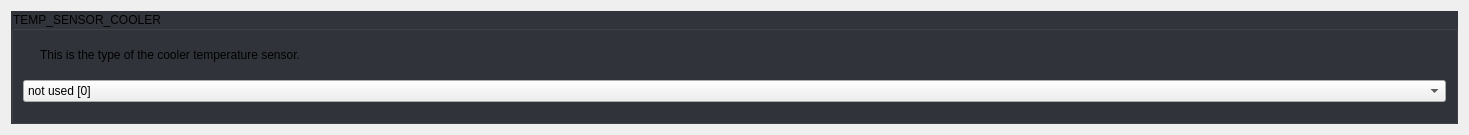
            <widget class="QWidget" name="scrollAreaWidgetContents_12">
             <property name="geometry">
              <rect>
               <x>0</x>
               <y>0</y>
               <width>1469</width>
               <height>135</height>
              </rect>
             </property>
             <property name="styleSheet">
              <string notr="true">#scrollAreaWidgetContents_12 {
	background: rgb(34, 35, 40);
}</string>
             </property>
             <layout class="QGridLayout" name="gridLayout_46">
              <property name="spacing">
               <number>10</number>
              </property>
              <item row="0" column="0">
               <widget class="QGroupBox" name="groupBox_6">
                <property name="focusPolicy">
                 <enum>Qt::StrongFocus</enum>
                </property>
                <property name="styleSheet">
                 <string notr="true">QGroupBox:!disabled {
	background: rgb(50, 52, 59);
}</string>
                </property>
                <property name="title">
                 <string>TEMP_SENSOR_COOLER</string>
                </property>
                <property name="checkable">
                 <bool>false</bool>
                </property>
                <property name="checked">
                 <bool>false</bool>
                </property>
                <layout class="QGridLayout" name="gridLayout_15">
                 <property name="bottomMargin">
                  <number>9</number>
                 </property>
                 <property name="spacing">
                  <number>10</number>
                 </property>
                 <item row="0" column="0">
                  <widget class="QLabel" name="label_32">
                   <property name="sizePolicy">
                    <sizepolicy hsizetype="Fixed" vsizetype="Fixed">
                     <horstretch>0</horstretch>
                     <verstretch>0</verstretch>
                    </sizepolicy>
                   </property>
                   <property name="text">
                    <string/>
                   </property>
                   <property name="pixmap">
                    <pixmap resource="../resources/resources.qrc">:/info_FILL0_wght100_GRAD0_opsz20.svg</pixmap>
                   </property>
                  </widget>
                 </item>
                 <item row="0" column="1">
                  <widget class="QLabel" name="label_33">
                   <property name="text">
                    <string>This is the type of the cooler temperature sensor.</string>
                   </property>
                   <property name="wordWrap">
                    <bool>true</bool>
                   </property>
                  </widget>
                 </item>
                 <item row="1" column="0" colspan="2">
                  <widget class="Dropdown" name="uTempSensorCoolerDropdown">
                   <property name="currentIndex">
                    <number>53</number>
                   </property>
                   <item>
                    <property name="text">
                     <string>MAX31865 with Pt100/Pt1000, 2, 3, or 4-wire (only for sensors 0-1) [-5]</string>
                    </property>
                   </item>
                   <item>
                    <property name="text">
                     <string>MAX31855 with Thermocouple, -200°C to +700°C (only for sensors 0-1) [-3]</string>
                    </property>
                   </item>
                   <item>
                    <property name="text">
                     <string>MAX6675 with Thermocouple, 0°C to +700°C (only for sensors 0-1) [-2]</string>
                    </property>
                   </item>
                   <item>
                    <property name="text">
                     <string>AD8495 with Thermocouple [-4]</string>
                    </property>
                   </item>
                   <item>
                    <property name="text">
                     <string>AD595 with Thermocouple [-1]</string>
                    </property>
                   </item>
                   <item>
                    <property name="text">
                     <string>100kΩ EPCOS - Best choice for EPCOS thermistors [1]</string>
                    </property>
                   </item>
                   <item>
                    <property name="text">
                     <string>100kΩ Same as #1, but 3.3V scaled for MEGA [331]</string>
                    </property>
                   </item>
                   <item>
                    <property name="text">
                     <string>100kΩ Same as #1, but 3.3V scaled for DUE [332]</string>
                    </property>
                   </item>
                   <item>
                    <property name="text">
                     <string>200kΩ ATC Semitec 204GT-2 [2]</string>
                    </property>
                   </item>
                   <item>
                    <property name="text">
                     <string>200kΩ Copymaster 3D [202]</string>
                    </property>
                   </item>
                   <item>
                    <property name="text">
                     <string>???Ω Mendel-parts thermistor [3]</string>
                    </property>
                   </item>
                   <item>
                    <property name="text">
                     <string>10kΩ Generic Thermistor !! DO NOT use for a hotend - it gives bad resolution at high temp. !! [4]</string>
                    </property>
                   </item>
                   <item>
                    <property name="text">
                     <string>100kΩ ATC Semitec 104GT-2/104NT-4-R025H42G - Used in ParCan, J-Head, and E3D, SliceEngineering 300°C [5]</string>
                    </property>
                   </item>
                   <item>
                    <property name="text">
                     <string>100kΩ Zonestar - Tronxy X3A [501]</string>
                    </property>
                   </item>
                   <item>
                    <property name="text">
                     <string>100kΩ Zonestar - used by hot bed in Zonestar Průša P802M [502]</string>
                    </property>
                   </item>
                   <item>
                    <property name="text">
                     <string>100kΩ Zonestar (Z8XM2) Heated Bed thermistor [503]</string>
                    </property>
                   </item>
                   <item>
                    <property name="text">
                     <string>100kΩ Zonestar P802QR2 (Part# QWG-104F-B3950) Hotend Thermistor [504]</string>
                    </property>
                   </item>
                   <item>
                    <property name="text">
                     <string>100kΩ Zonestar P802QR2 (Part# QWG-104F-3950) Bed Thermistor [505]</string>
                    </property>
                   </item>
                   <item>
                    <property name="text">
                     <string>100kΩ RPW-Ultra hotend [512]</string>
                    </property>
                   </item>
                   <item>
                    <property name="text">
                     <string>100kΩ EPCOS - Not as accurate as table #1 (created using a fluke thermocouple) [6]</string>
                    </property>
                   </item>
                   <item>
                    <property name="text">
                     <string>100kΩ Honeywell 135-104LAG-J01 [7]</string>
                    </property>
                   </item>
                   <item>
                    <property name="text">
                     <string>100kΩ Honeywell 135-104LAF-J01 [71]</string>
                    </property>
                   </item>
                   <item>
                    <property name="text">
                     <string>100kΩ Vishay 0603 SMD NTCS0603E3104FXT [8]</string>
                    </property>
                   </item>
                   <item>
                    <property name="text">
                     <string>100kΩ GE Sensing AL03006-58.2K-97-G1 [9]</string>
                    </property>
                   </item>
                   <item>
                    <property name="text">
                     <string>100kΩ RS PRO 198-961 [10]</string>
                    </property>
                   </item>
                   <item>
                    <property name="text">
                     <string>100kΩ Keenovo AC silicone mats, most Wanhao i3 machines - beta 3950, 1% [11]</string>
                    </property>
                   </item>
                   <item>
                    <property name="text">
                     <string>100kΩ Vishay 0603 SMD NTCS0603E3104FXT (#8) - calibrated for Makibox hot bed [12]</string>
                    </property>
                   </item>
                   <item>
                    <property name="text">
                     <string>100kΩ Hisens up to 300°C - for &quot;Simple ONE&quot; &amp; &quot;All In ONE&quot; hotend - beta 3950, 1% [13]</string>
                    </property>
                   </item>
                   <item>
                    <property name="text">
                     <string>100kΩ Calibrated for JGAurora A5 hotend [15]</string>
                    </property>
                   </item>
                   <item>
                    <property name="text">
                     <string>200kΩ ATC Semitec 204GT-2 Dagoma.Fr - MKS_Base_DKU001327 [18]</string>
                    </property>
                   </item>
                   <item>
                    <property name="text">
                     <string>100kΩ GTM32 Pro vB - hotend - 4.7kΩ pullup to 3.3V and 220Ω to analog input [22]</string>
                    </property>
                   </item>
                   <item>
                    <property name="text">
                     <string>100kΩ GTM32 Pro vB - bed - 4.7kΩ pullup to 3.3v and 220Ω to analog input [23]</string>
                    </property>
                   </item>
                   <item>
                    <property name="text">
                     <string>100kΩ Kis3d Silicone heating mat 200W/300W with 6mm precision cast plate (EN AW 5083) NTC100K - beta 3950 [30]</string>
                    </property>
                   </item>
                   <item>
                    <property name="text">
                     <string>100kΩ Maker's Tool Works Kapton Bed Thermistor - beta 3950 [60]</string>
                    </property>
                   </item>
                   <item>
                    <property name="text">
                     <string>100kΩ Formbot/Vivedino 350°C Thermistor - beta 3950 [61]</string>
                    </property>
                   </item>
                   <item>
                    <property name="text">
                     <string>4.7MΩ Dyze Design / Trianglelab T-D500 500°C High Temperature Thermistor [66]</string>
                    </property>
                   </item>
                   <item>
                    <property name="text">
                     <string>500kΩ SliceEngineering 450°C Thermistor [67]</string>
                    </property>
                   </item>
                   <item>
                    <property name="text">
                     <string>PT100 amplifier board from Dyze Design [68]</string>
                    </property>
                   </item>
                   <item>
                    <property name="text">
                     <string>100kΩ bq Hephestos 2 [70]</string>
                    </property>
                   </item>
                   <item>
                    <property name="text">
                     <string>100kΩ Generic Silicon Heat Pad with NTC100K MGB18-104F39050L32 [75]</string>
                    </property>
                   </item>
                   <item>
                    <property name="text">
                     <string>100kΩ Ultimachine Rambo TDK NTCG104LH104KT1 NTC100K motherboard Thermistor [2000]</string>
                    </property>
                   </item>
                   <item>
                    <property name="text">
                     <string>100kΩ EPCOS (1kΩ pullup) [51]</string>
                    </property>
                   </item>
                   <item>
                    <property name="text">
                     <string>200kΩ ATC Semitec 204GT-2 (1kΩ pullup) [52]</string>
                    </property>
                   </item>
                   <item>
                    <property name="text">
                     <string>100kΩ ATC Semitec 104GT-2 - Used in ParCan &amp; J-Head (1kΩ pullup) [55]</string>
                    </property>
                   </item>
                   <item>
                    <property name="text">
                     <string>100kΩ Found on some Wanhao i3 machines with a 10kΩ pull-up resistor [99]</string>
                    </property>
                   </item>
                   <item>
                    <property name="text">
                     <string>Pt100 with 1kΩ pullup (atypical) [110]</string>
                    </property>
                   </item>
                   <item>
                    <property name="text">
                     <string>Pt100 with 4.7kΩ pullup [147]</string>
                    </property>
                   </item>
                   <item>
                    <property name="text">
                     <string>Pt1000 with 1kΩ pullup (atypical) [1010]</string>
                    </property>
                   </item>
                   <item>
                    <property name="text">
                     <string>Pt1000 with 2.2kΩ pullup [1022]</string>
                    </property>
                   </item>
                   <item>
                    <property name="text">
                     <string>Pt1000 with 4.7kΩ pullup (E3D) [1047]</string>
                    </property>
                   </item>
                   <item>
                    <property name="text">
                     <string>Pt100 with circuit in the Ultimainboard V2.x with mainboard ADC reference voltage = INA826 amplifier-board supply voltage. [20]</string>
                    </property>
                   </item>
                   <item>
                    <property name="text">
                     <string>Pt100 with circuit in the Ultimainboard V2.x with 3.3v ADC reference voltage (STM32, LPC176x....) and 5V INA826 amplifier board supply. [21]</string>
                    </property>
                   </item>
                   <item>
                    <property name="text">
                     <string>Pt100 with circuit in Overlord, similar to Ultimainboard V2.x [201]</string>
                    </property>
                   </item>
                   <item>
                    <property name="text">
                     <string>not used [0]</string>
                    </property>
                   </item>
                   <item>
                    <property name="text">
                     <string>Custom - Specify parameters in Configuration_adv.h [1000]</string>
                    </property>
                   </item>
                   <item>
                    <property name="text">
                     <string>Dummy Table that ALWAYS reads 25°C or the temperature defined below. [998]</string>
                    </property>
                   </item>
                   <item>
                    <property name="text">
                     <string>Dummy Table that ALWAYS reads 100°C or the temperature defined below. [999]</string>
                    </property>
                   </item>
                  </widget>
                 </item>
                </layout>
               </widget>
              </item>
             </layout>
            </widget>
